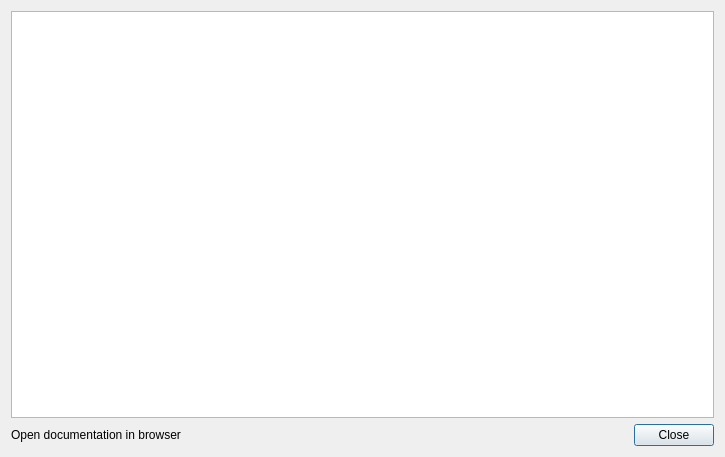
<?xml version="1.0" encoding="UTF-8"?>
<ui version="4.0">
 <class>ScriptFunctionsDocDialog</class>
 <widget class="QDialog" name="ScriptFunctionsDocDialog">
  <property name="geometry">
   <rect>
    <x>0</x>
    <y>0</y>
    <width>725</width>
    <height>457</height>
   </rect>
  </property>
  <property name="sizePolicy">
   <sizepolicy hsizetype="Expanding" vsizetype="Expanding">
    <horstretch>1</horstretch>
    <verstretch>1</verstretch>
   </sizepolicy>
  </property>
  <property name="windowTitle">
   <string>Script Functions Documentation</string>
  </property>
  <property name="modal">
   <bool>false</bool>
  </property>
  <layout class="QGridLayout" name="gridLayout">
   <item row="0" column="0" colspan="2">
    <widget class="QTextBrowser" name="textBrowser">
     <property name="sizePolicy">
      <sizepolicy hsizetype="Expanding" vsizetype="Expanding">
       <horstretch>1</horstretch>
       <verstretch>1</verstretch>
      </sizepolicy>
     </property>
     <property name="openExternalLinks">
      <bool>true</bool>
     </property>
    </widget>
   </item>
   <item row="1" column="0">
    <widget class="QLabel" name="scripting_doc_link">
     <property name="sizePolicy">
      <sizepolicy hsizetype="Expanding" vsizetype="Preferred">
       <horstretch>0</horstretch>
       <verstretch>0</verstretch>
      </sizepolicy>
     </property>
     <property name="text">
      <string>Open documentation in browser</string>
     </property>
     <property name="wordWrap">
      <bool>true</bool>
     </property>
     <property name="openExternalLinks">
      <bool>true</bool>
     </property>
    </widget>
   </item>
   <item row="1" column="1">
    <widget class="QDialogButtonBox" name="buttonBox">
     <property name="orientation">
      <enum>Qt::Horizontal</enum>
     </property>
     <property name="standardButtons">
      <set>QDialogButtonBox::Close</set>
     </property>
    </widget>
   </item>
  </layout>
 </widget>
 <resources/>
 <connections/>
</ui>
